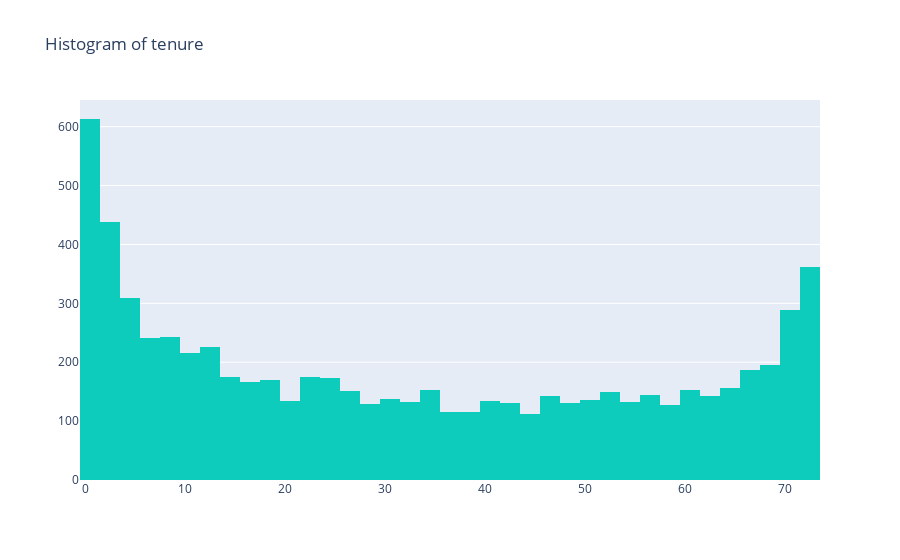

The code cell stored with this chart in its notebook:
### Markdown cell above
Univariate Analysis

### Code cell
data = [go.Histogram(x=churn_cust_data_num.tenure,
       marker=dict(
        color='#0eccbc',# Lava (#CC0E1D)
#         color = 'rgb(200,0,0)'   `
    ))]
layout = go.Layout(title = "Histogram of tenure")
fig = go.Figure(data= data, layout=layout)
iplot(fig)

### Figure 1 — Plotly figure (JSON) as saved in the notebook; plotly's stock layout.template omitted (floating-point values rounded to 4 significant figures; data arrays with more than 128 entries replaced by an {"elided": "..."} marker saying what was removed)
{"data": [{"marker": {"color": "#0eccbc"}, "type": "histogram", "x": {"elided": "7032 int values"}}], "layout": {"title": {"text": "Histogram of tenure"}}}
